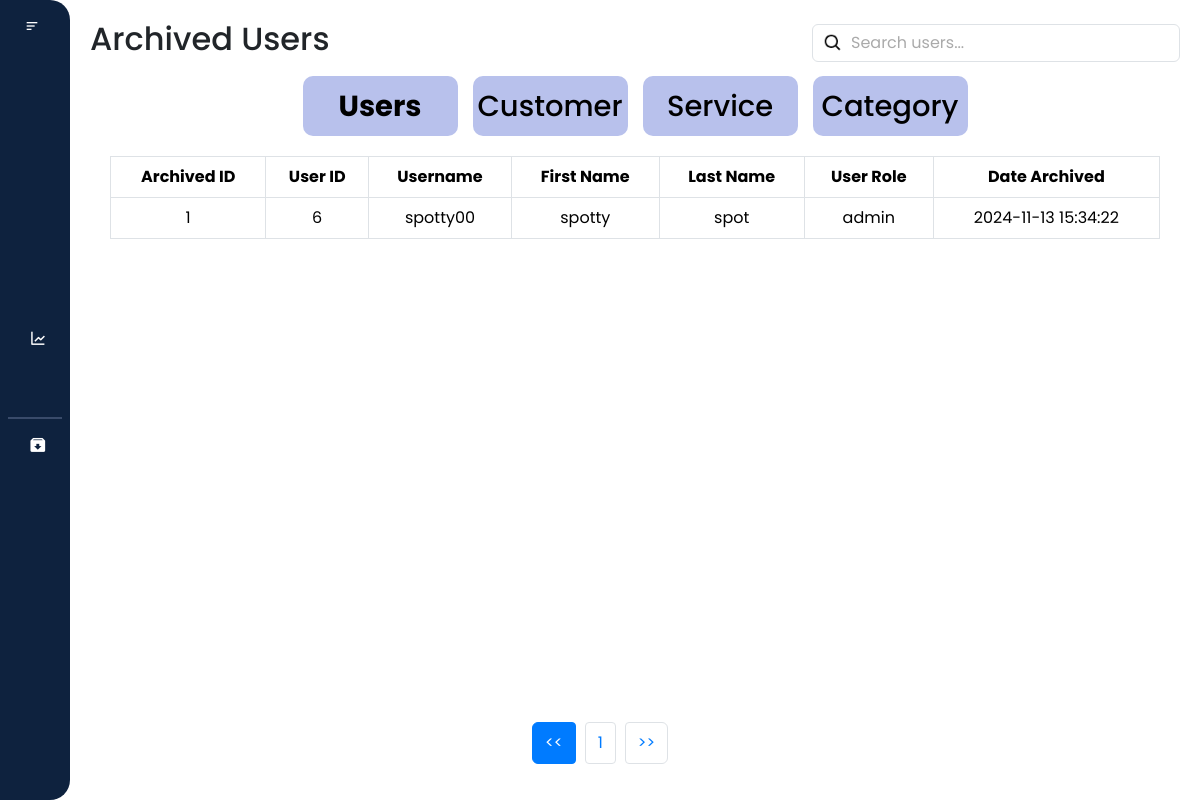
Page /laundry_system/main/archived/archive_users.php (signed in) on the committed database.
### tables this page shows
CREATE TABLE `archived_users` (
  `archive_id` int(11) NOT NULL,
  `user_id` int(11) NOT NULL,
  `username` varchar(50) NOT NULL,
  `first_name` varchar(50) NOT NULL,
  `last_name` varchar(50) NOT NULL,
  `user_role` varchar(50) NOT NULL,
  `archived_at` timestamp NOT NULL DEFAULT current_timestamp()
);

### laundry_system/main/archived/archive_users.php (the view, shortened to what this page needs)
<?php
$user_role = $_SESSION['user_role'];
?>
<!DOCTYPE html>
<html lang="en">
<head>
    <link href="https://cdn.jsdelivr.net/npm/bootstrap@5.3.3/dist/css/bootstrap.min.css" rel="stylesheet"
>
    <link href="https://cdn.lineicons.com/4.0/lineicons.css" rel="stylesheet" />
    <link href='https://unpkg.com/boxicons@2.1.4/css/boxicons.min.css' rel='stylesheet'>
    <link rel="stylesheet" href="archive_users.css">
</head>
<body>
    <div class="wrapper">
    <aside id="sidebar">
            <div class="d-flex">
                <button id="toggle-btn" type="button">
                    <i class="bx bx-menu-alt-left"></i>
                </button>
            </div>
            <ul class="sidebar-nav">
                <li class="sidebar-item">
                    <a href="/laundry_system/main/dashboard/dashboard.php" class="sidebar-link">
                    </a>
                </li>
                <li class="sidebar-item">
                    <a href="/laundry_system/main/my_profile/profile.php" class="sidebar-link">
                    </a>
                </li>
                <?php if ($user_role === 'admin') : ?>
                    <li class="sidebar-item">
                        <a href="/laundry_system/main/users/users.php" class="sidebar-link">
                        </a>
                    </li>
                    <li class="sidebar-item">
                        <a href="/laundry_system/main/records/records.php" class="sidebar-link has-dropdown collapsed" data-bs-toggle="collapse"
                            data-bs-target="#records" aria-expanded="false" aria-controls="records">
                        </a>
                    </li>
                <?php endif; ?>
                <li class="sidebar-item">
                    <a href="/laundry_system/main/transaction/transaction.php" class="sidebar-link">
                    </a>
                </li>
                <li class="sidebar-item">
                    <a href="/laundry_system/main/sales_report/report.php" class="sidebar-link">
                        <i class='bx bx-line-chart'></i>
                    </a>
                </li>
                    <?php if ($user_role === 'admin') : ?>
                    <li class="sidebar-item">
                        <a href="/laundry_system/main/settings/settings.php" class="sidebar-link">
                        </a>
                    </li>
                    <hr style="border: 1px solid #b8c1ec; margin: 8px">
                    <li class="sidebar-item">
                        <a href="/laundry_system/main/archived/archive_users.php" class="sidebar-link">
                            <i class='bx bxs-archive-in'></i>
                        </a>
                    </li>
                <?php endif; ?>
            </ul>
            <div class="sidebar-footer">
                <a href="#" id="btn_logout" class="sidebar-link">
                </a>
            </div>
        </aside>
        <div class="main-content">
            <nav>
                <div class="d-flex justify-content-between align-items-center">
                    <h2>Archived Users</h2>
                    <div class="search_bar" m-1>
                        <input class="form-control" type="text" id="filter_user" placeholder="Search users...">
                    </div>
                </div>
            </nav>
            <div class="buttons">
                <div class="user_button">
                    <a href="archive_users.php" class="button" id="userBtn"><b>Users</b></a>
                </div>
                <div class="customer_button">
                    <a href="archive_customer.php" class="button" id="customerBtn">Customer</a>
                </div>
                <div class="service_button">
                    <a href="archive_service.php" class="button" id="serviceBtn">Service</a>
                </div>
                <div class="category_button">
                    <a href="archive_category.php" class="button" id="categoryBtn">Category</a>
                </div>
            </div>
            <div class="card-body">
                <table class="table table-bordered text-center">
                        <thead>
                            <tr class="bg-dark text-white">
                                <th>Archived ID</th>
                                <th>User ID</th>
                                <th>Username</th>
                                <th>First Name</th>
                                <th>Last Name</th>
                                <th>User Role</th>
                                <th>Date Archived</th>
                            </tr>
                        </thead>
                        <tbody id = "archive_users_table">
                            <?php
                            $servername = "localhost";
                            $username = "root";
                            $password = "";
                            $dbname = "laundry_db";
                            $conn = new mysqli($servername, $username, $password, $dbname);
                            $query = "SELECT * FROM archived_users";
                            $result = mysqli_query($conn, $query);
                            if ($result && $result->num_rows > 0) {
                                while ($row = mysqli_fetch_assoc($result)) {
                                ?>
                                    <tr>
                                        <td><?php echo $row['archive_id']; ?></td>
                                        <td><?php echo $row['user_id']; ?></td>
                                        <td><?php echo $row['username']; ?></td>
                                        <td><?php echo $row['first_name']; ?></td>
                                        <td><?php echo $row['last_name']; ?></td>
                                        <td><?php echo $row['user_role']; ?></td>
                                        <td><?php echo $row['archived_at']; ?></td>
                                    </tr>
                                <?php
                                   }
                            } else {
                            ?>
                        <tr>
                            <td colspan="7">No archived users found.</td>
                        </tr>
                            <?php
                            }
                            ?>
                        </tbody>
                </table>
            </div>
            <nav aria-label="Page navigation">
                <ul class="pagination justify-content-center" id="pagination">
                </ul>
            </nav>
        </div>
    </div>
</body>
</html>

### laundry_system/main/archived/archive_users.css (style rules this page uses)
* { margin: 0; padding: 0; font-family: "Poppins", sans-serif; box-sizing: border-box; }
html { scroll-behavior: smooth; }
.wrapper { display: flex; width: 100%; height: 100vh; }
.main-content { min-height: 100vh; width: 100%; overflow: hidden; transition: all 0.35s ease-in-out; }
#sidebar { width: 70px; min-width: 70px; z-index: 1000; transition: all .25s ease-in-out; display: flex; flex-direction: column; background-color: #0e223e; border-radius: 0 20px 20px 0; }
a { text-decoration: none; }
li { list-style: none; }
.main-content { flex: 1; overflow-y: auto; padding: 20px; transition: margin-left 0.5s ease; }
#sidebar { display: flex; width: 70px; min-width: 70px; z-index: 1000; transition: all 0.25s ease-in-out; flex-direction: column; background-color: #0e223e; border-radius: 0 20px 20px 0; }
#toggle-btn { background-color: transparent; cursor: pointer; border: 0; padding: 1rem 1.5rem; }
#toggle-btn i { font-size: 1.5 rem; color: #fff; }
.sidebar-nav { padding: 2rem 0; flex: 1 1 auto; }
a.sidebar-link { padding: 0.625rem 1.625rem; color: #fff; display: block; font-size: 0.9rem; white-space: nowrap; border-left: 3px solid transparent; text-decoration: none; }
.sidebar-link i { font-size: 1.1rem; margin-right: 0.75rem; }
.sidebar-item { position: relative; }
.card-body { padding: 20px; }
.buttons { display: flex; flex-direction: row; gap: 15px; flex-wrap: wrap; justify-content: center; margin-top: 10px; }
.button { display: inline-flex; align-items: center; justify-content: center; height: 60px; width: 155px; padding: 15px 25px; background-color: #b8c1ec; color: #000; text-align: center; text-decoration: none; border-radius: 10px; font-size: 29px; font-weight: 500; margin: 0; gap: 10px; transition: background-color 0.3s ease; }
.pagination { display: flex; justify-content: center; padding-left: 0; list-style: none; border-radius: 0.25rem; margin-top: 20px; position: absolute; bottom: 20px; left: 0; right: 0; }
.search_bar { position: relative; }
.search_bar .form-control { padding-left: 38px; }
.search_bar .form-control::placeholder { color: #aaa; }
.search_bar .form-control { background-image: url('/laundry_system/main/icons/search-regular-24.png'); background-repeat: no-repeat; background-position: 10px center; background-size: 20px 20px; }

### rows in the picture
archived_users: archive_id "1", user "6", username "spotty00", first_name "spotty", last_name "spot", user_role "admin", archived_at "2024-11-13 15:34:22"
